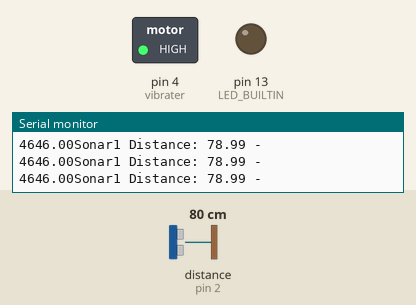
Recording of a sketch running on a simulated Arduino Uno, built with avr-gcc and run on an emulated ATmega328P. Shown: switched loads named in the sketch (green lamp = pin HIGH), output pins drawn as LEDs (lit = HIGH), the last lines printed to the serial monitor. Wiring (inferred from the names in the program): ultrasonic range finder: trigger pin 3; echo pin 2. The inputs (shaded band) are chosen by the test bench; at power-on: distance to the obstacle (sensor on pin 2) 80 cm. The echo pulse lasts 58.3 µs per cm; pins used as bus, display or sensor lines are not drawn.

Above: at 1.2 s.
1.3 s: distance to the obstacle (sensor on pin 2) set to 98 cm
4.3 s: distance to the obstacle (sensor on pin 2) set to 107 cm
At 5.1 s:
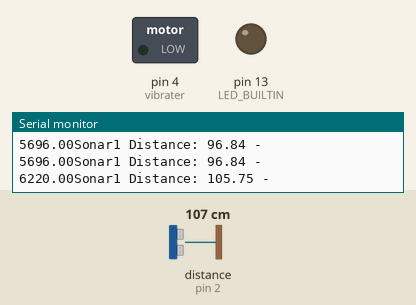
5.8 s: distance to the obstacle (sensor on pin 2) set to 2 cm
At 6.9 s:
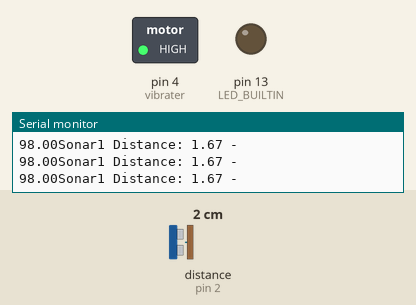
7.8 s: distance to the obstacle (sensor on pin 2) set to 120 cm
At 8.7 s:
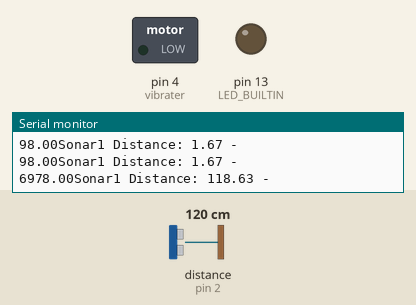
Timing chart, 0 to 10.3 s (numbered marks = the images above; inputs shaded):
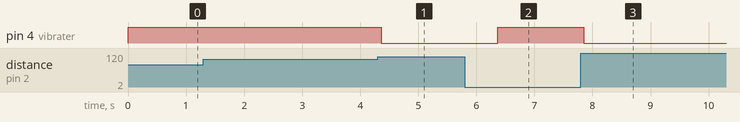

The sketch:

cap_with_ultrasonic_.ino
```cpp
  float distance;
  int trigpin1 = 3;
  int echopin1 = 2;
  int vibrater = 4;
  float duration;
  float cm;
  void setup() {
  // initialize digital pin LED_BUILTIN as an output.
   Serial.begin(9600);
  pinMode(LED_BUILTIN, OUTPUT);
  pinMode(vibrater, OUTPUT);
  pinMode(trigpin1, OUTPUT);
  pinMode(echopin1, INPUT);
 }

// the loop function runs over and over again forever
void loop()
  {
  digitalWrite(trigpin1,LOW);
  delayMicroseconds(2);
  digitalWrite(trigpin1,HIGH);
  delayMicroseconds(10);
  digitalWrite(trigpin1,LOW);
  duration=pulseIn(echopin1,HIGH);
  Serial.print(duration);
  cm=(duration/58.82);
  distance=cm;
  Serial.print("Sonar1 Distance: ");
  Serial.print(distance);
  Serial.println(" - ");
  delayMicroseconds(100);

  if(distance<100)
  {
  digitalWrite(vibrater,HIGH);
  delay(1);
  }// wait for a second
  else
  {
  digitalWrite(vibrater,LOW);
  delay(1000);
  }

  }
```

Measured:
- the behaviour switches between 101 and 102 cm on distance to the obstacle (sensor on pin 2) (found by bisection; images 0 and 1)
- after the input at 4.3 s, pin 4 (vibrater): HIGH → LOW after 0.06 s
- after the input at 5.8 s, pin 4 (vibrater): LOW → HIGH after 0.57 s
- after the input at 7.8 s, pin 4 (vibrater): HIGH → LOW after 0.05 s
